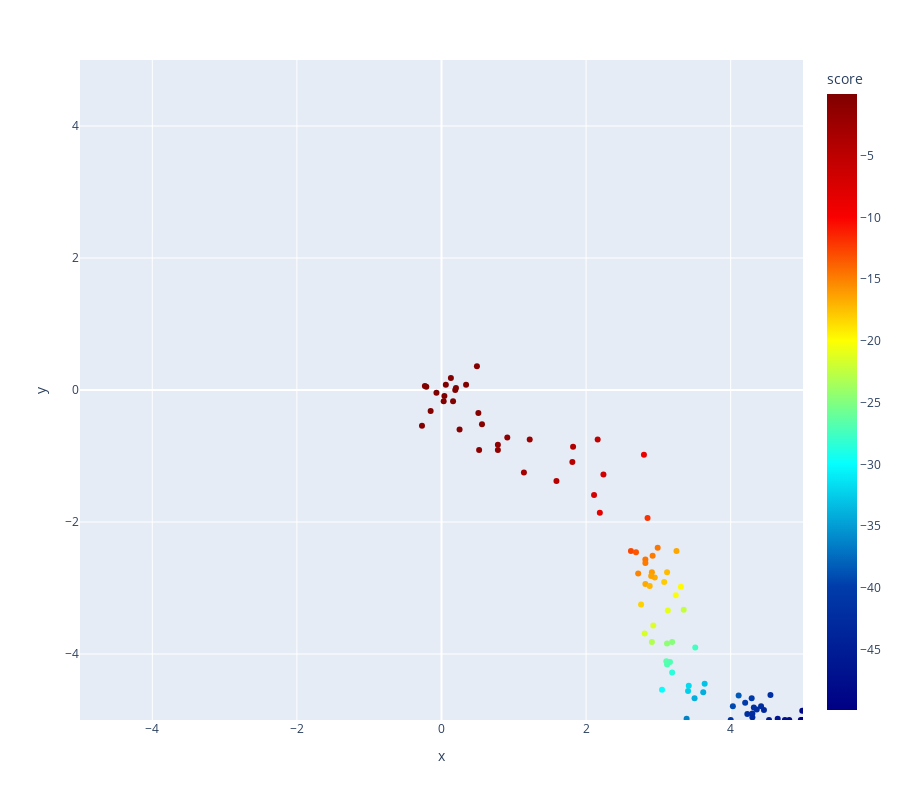

Write notebook code for a chart like this one.
### Code cell
fig = px.scatter(search_data_convex_1, x="x", y="y", color="score", color_continuous_scale=color_scale)
fig.update_layout(width=900, height=800, xaxis_range=[-5, 5], yaxis_range=[-5, 5])
fig.show()
